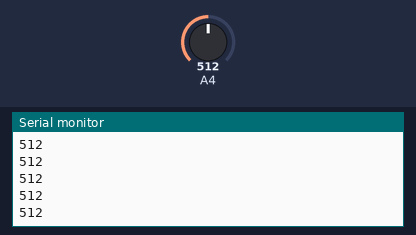
The sketch below on a simulated Arduino Zero (SAMD21). On the bench: the last lines printed to the serial monitor. Inputs (shaded band) come from the test bench; at power-on: A4 = 512 (analog values on the 0–1023 scale).

Above: at 2.2 s.
2.3 s: A4 set to 716
At 2.31 s:
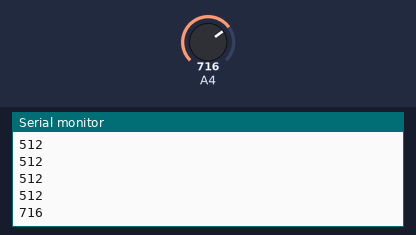
3.8 s: A4 set to 900
At 3.81 s:
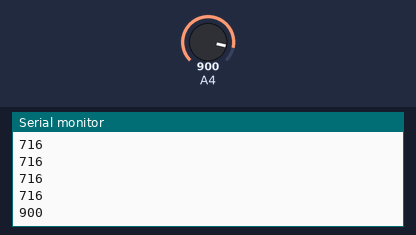
Timing chart, 0 to 6.8 s (numbered marks = the images above; inputs shaded):
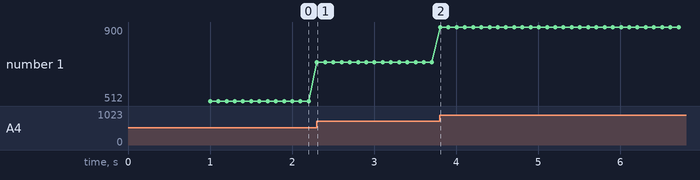

The sketch:

analogreadtest.ino
```cpp
// variable for storing the potentiometer value
int potValue = 0;

void setup() {
  Serial.begin(115200);
  delay(1000);
  analogReadResolution(10);
}

void loop() {
  // Reading potentiometer value
  potValue = analogRead(4);
  Serial.println(potValue);
  delay(100);
}
```

Measured:
- after the input at 2.3 s, the serial monitor: prints a new line at once (image 1)
- after the input at 3.8 s, the serial monitor: prints a new line at once (image 2)
- plotted number 1: 512 → 716 after the input at 2.3 s, 716 → 900 after the input at 3.8 s
